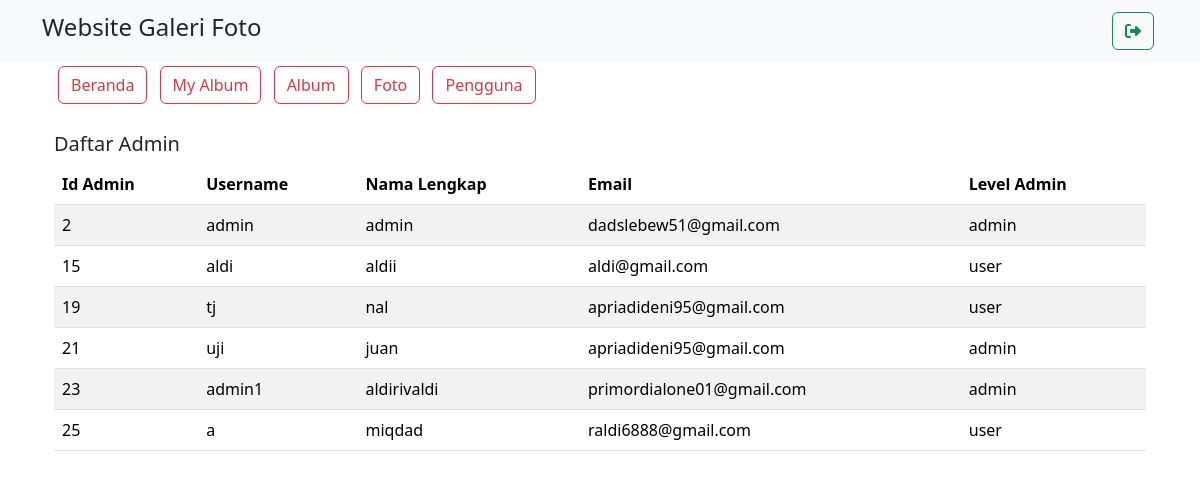
Page /admin/manage_admin.php on the earlier database version.
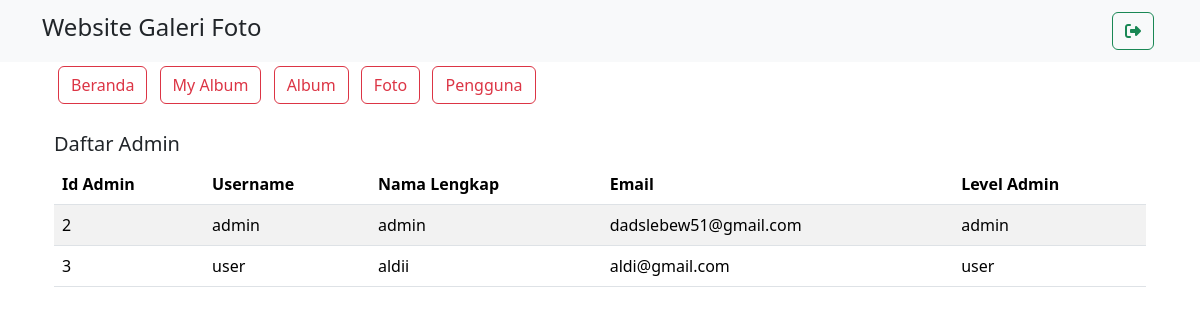
Same page on the later database version.
### tables this page shows
CREATE TABLE `user` (
  `userid` int(11) NOT NULL,
  `username` varchar(255) NOT NULL,
  `password` varchar(255) NOT NULL,
  `email` varchar(255) NOT NULL,
  `namalengkap` varchar(255) NOT NULL,
  `alamat` varchar(500) NOT NULL,
  `level` varchar(50) NOT NULL
);

### admin/manage_admin.php (the view, shortened to what this page needs)
<?php
include '../koneksi.php';
?>
<!DOCTYPE html>
<html lang="en">
<head>
    <link rel="stylesheet" type="text/css" href="../assets/css/bootstrap.min.css">
    <link rel="stylesheet" href="https://cdnjs.cloudflare.com/ajax/libs/font-awesome/6.5.1/css/all.min.css"/>
</head>
<body>
    <nav class="navbar navbar-expand-lg bg-body-tertiary">
        <div class="container">
        <h4>Website Galeri Foto</h4>
                <a href="../config/aksi_logout.php" class="btn btn-outline-success m-1">
                    <i class="fas fa-sign-out-alt"></i>
                </a>
        </div>
    </nav>
<!DOCTYPE html>
<html lang="en">
<head>
    <link rel="stylesheet" type="text/css" href="../assets/css/bootstrap.min.css">
</head>
<body>
<div class="container">
            <div class="container">
                <a href="../admin/index.php" class="btn btn-outline-danger m-1">Beranda</a>
                <a href="../admin/home.php" class="btn btn-outline-danger m-1">My Album</a>
                <a href="../admin/album.php" class="btn btn-outline-danger m-1">Album</a>
                <a href="../admin/foto.php" class="btn btn-outline-danger m-1">Foto</a>
                <a href="../admin/manage_admin.php" class="btn btn-outline-danger m-1">Pengguna</a>
            </div>
    <div class="container mt-4">
       <h5>Daftar Admin</h5>
        <table class="table table-striped">
            <thead>
                <tr>
                    <th scope="col">Id Admin</th>
                    <th scope="col">Username</th>
                    <th scope="col">Nama Lengkap</th>
                    <th scope="col">Email</th>
                    <th scope="col">Level Admin</th>
                </tr>
            </thead>
            <tbody>
                <?php
                $query = mysqli_query($koneksi, "SELECT * FROM user");
                while ($data = mysqli_fetch_array($query)) {
                    echo "<tr>";
                    echo "<td>" . $data['userid'] . "</td>";
                    echo "<td>" . $data['username'] . "</td>";
                    echo "<td>" . $data['namalengkap'] . "</td>";
                    echo "<td>" . $data['email'] . "</td>";
                    echo "<td>" . $data['level'] . "</td>";
                    echo "</tr>";
                }
                ?>
            </tbody>
        </table>
    </div>
</body>
</html>

Differences in the rows shown:
removed user: userid "15", username "aldi", namalengkap "aldii", email "aldi@gmail.com", level "user"
removed user: userid "19", username "tj", namalengkap "nal", email "apriadideni95@gmail.com", level "user"
removed user: userid "21", username "uji", namalengkap "juan", email "apriadideni95@gmail.com", level "admin"
removed user: userid "23", username "admin1", namalengkap "aldirivaldi", email "primordialone01@gmail.com", level "admin"
removed user: userid "25", username "a", namalengkap "miqdad", email "raldi6888@gmail.com", level "user"
added user: userid "3", username "user", namalengkap "aldii", email "aldi@gmail.com", level "user"
